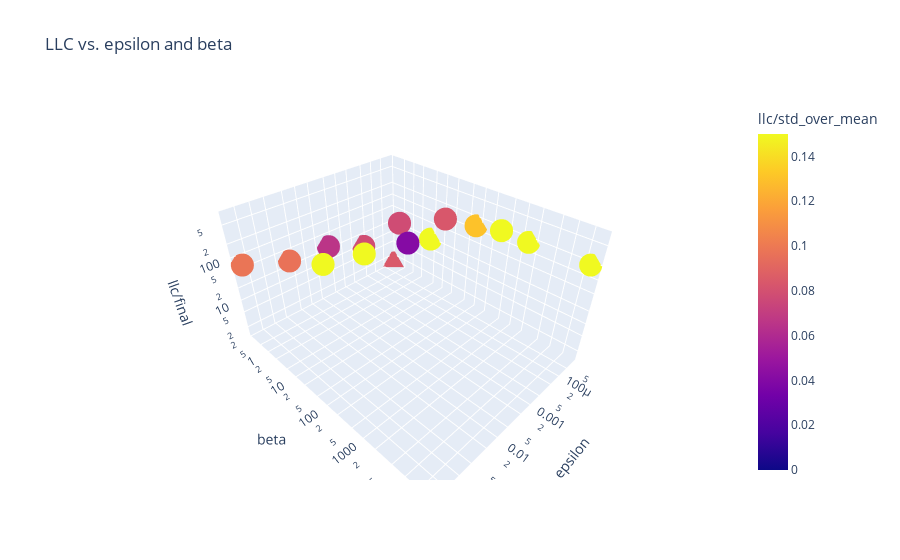

Notebook code for this chart:
### Code cell
analyzer.plot()

### Figure 1 — Plotly figure (JSON) as saved in the notebook; plotly's stock layout.template omitted (floating-point values rounded to 4 significant figures)
{"data": [{"hovertemplate": "epsilon=%{x}<br>beta=%{y}<br>llc/final=%{z}<br>llc/std_over_mean=%{marker.color}<extra></extra>", "legendgroup": "", "marker": {"color": [0.08411, 0.1863, 0.1301, 0.2335, 0.3837, 0.07865, 0.07757, 0.08349, 0.3772, 0.0657, 0.1603, 0.04081, 0.09645, 0.2345, 0.09796], "coloraxis": "coloraxis", "symbol": "circle"}, "mode": "markers", "name": "", "scene": "scene", "showlegend": false, "type": "scatter3d", "x": [3e-05, 3e-05, 3e-05, 3e-05, 3e-05, 0.0003, 0.0003, 0.0003, 0.0003, 0.003, 0.003, 0.003, 0.03, 0.03, 0.3], "y": [0.2638, 4.691, 83.42, 1483.0, 26380.0, 0.2638, 4.691, 83.42, 1483.0, 0.2638, 4.691, 83.42, 0.2638, 4.691, 0.2638], "z": [1.423, 22.58, 142.8, 181.5, 201.2, 11.43, 132.9, 457.9, 763.3, 28.58, 62.09, 348.3, 32.88, 96.67, 72.59]}], "layout": {"coloraxis": {"cmax": 0.15, "cmin": 0, "colorbar": {"title": {"text": "llc/std_over_mean"}}, "colorscale": [[0, "#0d0887"], [0.1111, "#46039f"], [0.2222, "#7201a8"], [0.3333, "#9c179e"], [0.4444, "#bd3786"], [0.5556, "#d8576b"], [0.6667, "#ed7953"], [0.7778, "#fb9f3a"], [0.8889, "#fdca26"], [1, "#f0f921"]]}, "legend": {"tracegroupgap": 0}, "scene": {"domain": {"x": [0, 1], "y": [0, 1]}, "xaxis": {"title": {"text": "epsilon"}, "type": "log"}, "yaxis": {"title": {"text": "beta"}, "type": "log"}, "zaxis": {"title": {"text": "llc/final"}, "type": "log"}}, "title": {"text": "LLC vs. epsilon and beta"}}}
